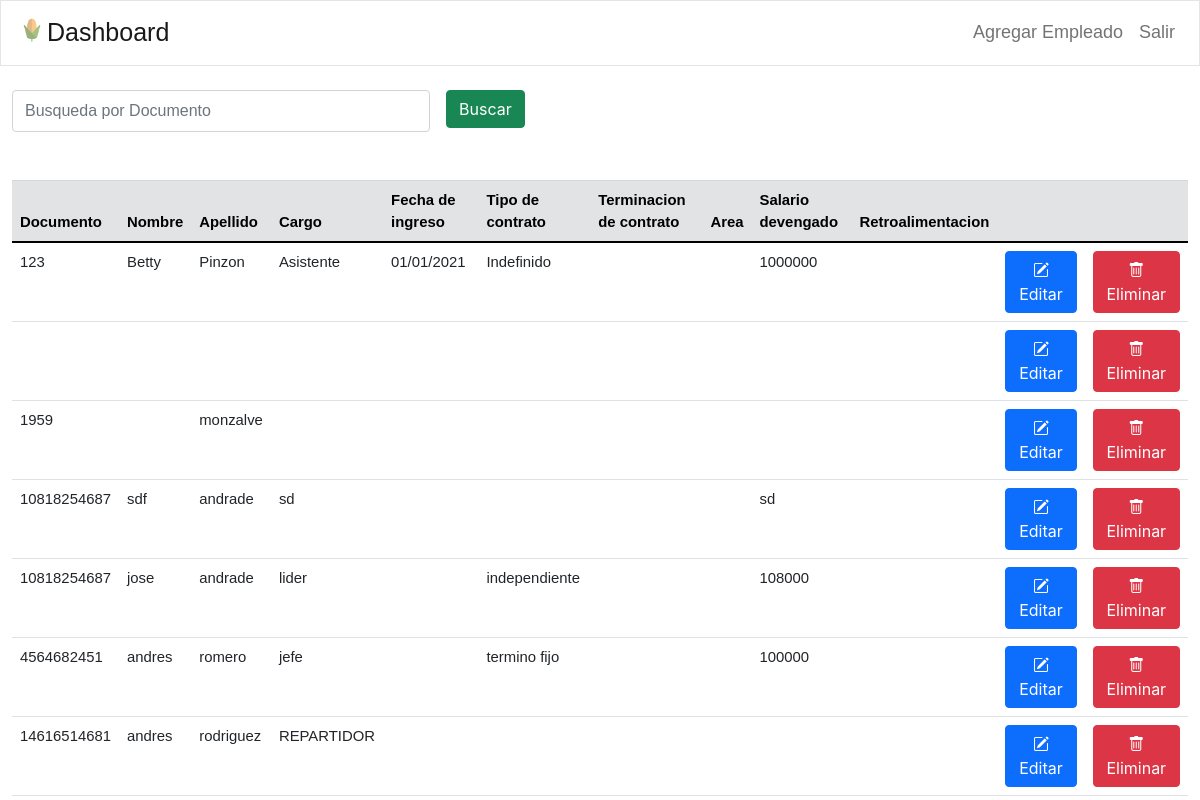
/dashboard, run on the app's committed database.
### tables this page shows
CREATE TABLE empleados (idusuario INTEGER PRIMARY KEY AUTOINCREMENT NOT NULL, documento VARCHAR NOT NULL, nombre VARCHAR NOT NULL, apellido VARCHAR NOT NULL, edad INT NOT NULL, profesion VARCHAR NOT NULL, fecingreso DATE NOT NULL, fecterminacion DATE NOT NULL, tipocontrato VARCHAR NOT NULL, salario INT NOT NULL, cargo VARCHAR NOT NULL, retroalimentacion TEXT NOT NULL, puntaje INT NOT NULL);

### app.py (the view)
@app.route('/dashboard', methods=["GET"])
def dashboard():
    sql = "SELECT * FROM empleados"
    res = ejecutar_sel(sql)
    empleados = obtenerTablaEmpleados(res)
    form = Search()
    return render_template('dashboard.html', data = {"empleados": empleados}, form = form)

### forms.py
class Search(FlaskForm):
    name = TextField('name')
    btn = SubmitField('Buscar')

### app.py (called while the page is built)
def obtenerTablaEmpleados(datos):
    empleados = []
    for row in datos:
        empleado = {
            "documento":    row[1],
            'nombre':       row[2],
            "apellido":     row[3],
            "cargo":        row[10],
            "fecIngreso":   row[6],
            "tipContrato":  row[8],
            "terminacion":  row[7],
            "area":         "",
            "salario":      row[9],
            "retro":        row[11],
            "puntaje":      row[12]
        }
        empleados.append(empleado)
    return empleados

### bdatos.py (called while the page is built)
def ejecutar_sel(sql) -> list:
    try:
        with sqlite3.connect(NOM_BD) as con:  # Conectarse a la base de datos
            cur = con.cursor()                # Crea un área intermedia para gestión de los contenidos
            res = cur.execute(sql).fetchall() # Se obtienen los registros devueltos
    except:
        res = None
    return res

### templates/dashboard.html (shortened to what this page needs)
<!doctype html>
    <html lang="es">
    <head>
        <link rel="stylesheet" href="https://bootswatch.com/4/litera/bootstrap.min.css">
        <link href="https://cdn.jsdelivr.net/npm/bootstrap@5.0.2/dist/css/bootstrap.min.css" rel="stylesheet"
>
        <link rel="stylesheet" href="https://cdn.jsdelivr.net/npm/bootstrap-icons@1.5.0/font/bootstrap-icons.css">
        <link rel="stylesheet" type="text/css" href='{{ url_for("static", filename="css/master.css")}}'/>
    </head>
    <body>
        <header class="bg-primary">
            <nav class="navbar navbar-expand-lg navbar-light bg-light" >
                <a class="navbar-brand font-nav" href="/dashboard">
                    <img src="{{ url_for('static', filename='img/favicon.ico') }}" alt="" width="30" height="24" class="d-inline-block align-text-top">Dashboard</a>
                <div class="collapse navbar-collapse">
                    <ul class="navbar-nav ml-auto" style="display: flex; justify-content: end;">
                        <li class="nav-item">
                            <a class="nav-link font-navr up" href="/crear">Agregar Empleado</a>
                        </li>
                        <li class="nav-item">
                            <a class="nav-link font-navr up" href="/login">Salir</a>
                        </li>
                    </ul>
                </div>
            </nav>
        </header>
        <div class="container-fluid">
            <br>
            <div class="dash_background">
                <div class="row">
                    <div class="col-6">
                        <form name='search' id="search" class="row g-3" action="/dashboard" method="POST">
                            <div class="col-auto">
                                <div>{{form.name(class_="form-control", size=40, maxlength=40, placeholder="Busqueda por Documento" )}}</div>
                            </div>
                            <div class="col-auto">
                                {{form.btn(class_="btn btn-success")}}
                            </div>
                        </form>
                    </div>
                </div>
                <table class="table table-hover align-middle ">
                    <br><br>
                    <thead class="align-middle table-secondary">
                        <tr>
                            <th>Documento </th>
                            <th>Nombre </th>
                            <th>Apellido </th>
                            <th>Cargo </th>
                            <th>Fecha de ingreso </th>
                            <th>Tipo de contrato </th>
                            <th>Terminacion de contrato </th>
                            <th>Area </th>
                            <th>Salario devengado </th>
                            <th>Retroalimentacion </th>
                            <th></th>
                            <th></th>
                        </tr>
                    </thead>
                    <tbody>
                        {% for empleado in data.empleados %}
                        <tr>
                            <td> {{ empleado.documento }}</td>
                            <td> {{ empleado.nombre }} </td>
                            <td> {{ empleado.apellido }} </td>
                            <td> {{ empleado.cargo }} </td>
                            <td> {{ empleado.fecIngreso }} </td>
                            <td> {{ empleado.tipContrato }} </td>
                            <td> {{ empleado.terminacion }} </td>
                            <td> {{ empleado.area }} </td>
                            <td> {{ empleado.salario }} </td>
                            <td> {{ empleado.retro }} </td>
                            <td><button type="button" class="btn btn-primary"><i class="bi bi-pencil-square"></i>Editar</button>
                            </td>
                            <td>
                                <button type="button" class="btn btn-danger" action="/dashboard" method="post">
                                <i class="bi bi-trash"></i>Eliminar</button><input type="hidden" name="_method" value="DELETE"></td>
                        </tr>
                        {% endfor %}
                    </tbody>
                </table>
            </div>
        </div>
    </body>
</html>

### static/css/master.css (style rules this page uses)
.font-nav { font-size: 25px; }
.font-navr { font-size: 18px; }
body { margin: 0; padding: 0; background-image: url('https://www.trackitagro.com/wp-content/uploads/2021/09/pexels-mark-stebnicki-2749165-scaled.jpg'); background-size: cover; font-family: sans-serif; height: 100vh; }
.dash_background { width: auto; height: auto; background: #fff; border-radius: 15px; }

### data on the page
empleados: documento "123", nombre "Betty", apellido "Pinzon", cargo "Asistente", fecIngreso "01/01/2021", tipContrato "Indefinido", salario "1000000"
empleados: documento "1959", apellido "monzalve"
empleados: documento "10818254687", nombre "sdf", apellido "andrade", cargo "sd", salario "sd"
empleados: documento "10818254687", nombre "jose", apellido "andrade", cargo "lider", tipContrato "independiente", salario "108000"
empleados: documento "4564682451", nombre "andres", apellido "romero", cargo "jefe", tipContrato "termino fijo", salario "100000"
empleados: documento "14616514681", nombre "andres", apellido "rodriguez", cargo "REPARTIDOR"
